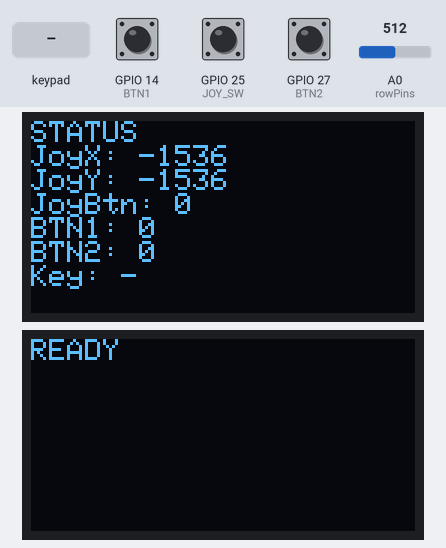
Simulated run of this sketch. Board: ESP8266 (NodeMCU). On the bench: 2 × 128×64 one-colour display. Inputs (shaded band) come from the test bench; at power-on: GPIO 14 (BTN1) HIGH, A0 (rowPins) = 512, GPIO 25 (JOY_SW) HIGH, GPIO 27 (BTN2) HIGH. Random numbers use the default seed unless the sketch sets one. At 4.6 s the program restarts the board; the recording ends there.

Above: at 2.1 s.
2.2 s: key 'A' pressed
At 2.39 s:
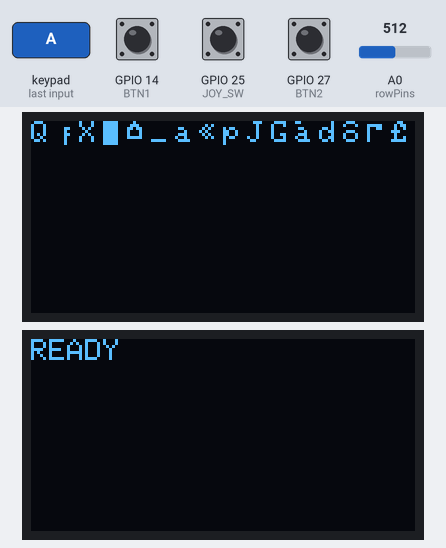
At 3.02 s:
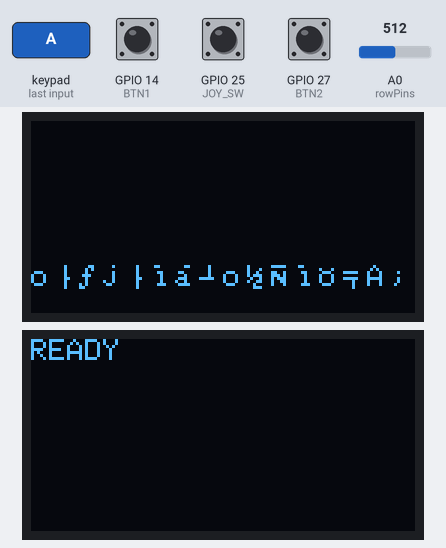
4.6 s: key '0' pressed
Timing chart, 0 to 4.6 s (numbered marks = the images above; inputs shaded):
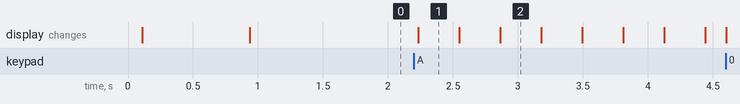

Measured:
- after the input at 2.2 s, the display: changes at once (image 1)
- after the input at 4.6 s, every drawn part: stays the same

The sketch:

Buddy-V1.0.ino
```cpp
#include <Arduino.h>
#include <Wire.h>
#include <WiFi.h>
#include <Adafruit_GFX.h>
#include <Adafruit_SSD1306.h>
#include <Keypad.h>
#include <IRremoteESP8266.h>
#include <IRsend.h>

// ----------------------------------------------------
//  PIN-DEFINITIONEN
// ----------------------------------------------------

// OLED rechts (Info)
#define OLED_R_SDA 13
#define OLED_R_SCL 15
#define OLED_R_ADDR 0x3C

// OLED links (frei für spätere UI)
#define OLED_L_SDA 21
#define OLED_L_SCL 22
#define OLED_L_ADDR 0x3C

// Joystick
#define JOY_X 32
#define JOY_Y 33
#define JOY_SW 25
#define DEADZONE 500

// Buttons
#define BTN1 14
#define BTN2 27

// Buzzer
#define BUZZER 23

// IR-Sender
#define IR_PIN 2
IRsend irsend(IR_PIN);

// Seeed Ultrasonic Ranger v3.0 (ein SIG-Pin)
#define US_SIG 3

bool boxesFilled = !true;

bool aiEyes = false;

float eyeX = 0;
float eyeY = 0;

float targetX = 0;
float targetY = 0;

unsigned long nextTargetTime = 0;

bool matrixMode = false;

const int matrixCols = 16;   // 128px / 8px pro Zeichen
int matrixY[matrixCols];

char currentMode = currentMode;

// ----------------------------------------------------
//  OLED-OBJEKTE
// ----------------------------------------------------

TwoWire I2CR = TwoWire(0);
TwoWire I2CL = TwoWire(1);

Adafruit_SSD1306 dispR(128, 64, &I2CR, -1);
Adafruit_SSD1306 dispL(128, 64, &I2CL, -1);

// ----------------------------------------------------
//  KEYPAD
// ----------------------------------------------------

byte rowPins[4] = {4, 16, 17, 5};
byte colPins[4] = {18, 19, 26, 12};

char keys[4][4] = {
  {'1','2','3','A'},
  {'4','5','6','B'},
  {'7','8','9','C'},
  {'*','0','#','D'}
};

Keypad keypad = Keypad(makeKeymap(keys), rowPins, colPins, 4, 4);

static const uint8_t image_data_Saraarray[1024] PROGMEM = {
    0x00,0x0b,0x40,0x00,0x00,0x40,0x00,0x00,0x00,0x00,0x00,0x00,0x00,0x00,0x00,0x40
,0x00,0x0a,0x40,0x80,0x0b,0x01,0x00,0x07,0x80,0x1f,0x80,0x10,0x00,0x20,0x00,0x00
,0x00,0x00,0x00,0x00,0x00,0x00,0x00,0x00,0x00,0x00,0x00,0x00,0x00,0x00,0x00,0x00
,0x00,0x01,0x00,0x03,0x00,0x11,0x00,0x31,0x00,0x31,0x80,0x1a,0x00,0x00,0x40,0x00
,0x40,0x40,0x80,0x40,0x80,0x20,0x00,0x00,0x40,0x00,0x40,0x02,0x00,0x00,0x00,0x14
,0x80,0x40,0x80,0x01,0x00,0x08,0x40,0x22,0xc0,0x26,0x80,0x1c,0x80,0x09,0x80,0x01
,0x00,0x61,0x00,0x76,0x00,0x7e,0x00,0x7e,0x00,0x3c,0x00,0x38,0x00,0x30,0x00,0x01
,0x00,0x01,0x00,0x00,0x00,0x22,0x00,0x3e,0x00,0x1c,0x00,0x00,0x00,0x00,0x00,0x00
,0x00,0x00,0x00,0x00,0x00,0x01,0x00,0x00,0x00,0x00,0x00,0x02,0x00,0x00,0x00,0x04
,0x00,0x08,0x00,0x48,0x00,0x30,0x00
};

// ----------------------------------------------------
//  ULTRASONIC MESSUNG (Seeed v3.0, 1-Pin SIG)
// ----------------------------------------------------

float measureUltrasonic() {
  // Trigger senden
  pinMode(US_SIG, OUTPUT);
  digitalWrite(US_SIG, LOW);
  delayMicroseconds(2);
  digitalWrite(US_SIG, HIGH);
  delayMicroseconds(10);
  digitalWrite(US_SIG, LOW);

  // Echo empfangen
  pinMode(US_SIG, INPUT);
  long duration = pulseIn(US_SIG, HIGH, 30000);

  if (duration == 0) return -1; // kein Echo
  return duration * 0.0343 / 2.0; // cm
}

// ----------------------------------------------------
//  SETUP
// ----------------------------------------------------

void setup() {
  Serial.begin(115200);

  pinMode(JOY_SW, INPUT_PULLUP);
  pinMode(BTN1, INPUT_PULLUP);
  pinMode(BTN2, INPUT_PULLUP);
  pinMode(BUZZER, OUTPUT);

  irsend.begin();

  // OLED rechts
  I2CR.begin(OLED_R_SDA, OLED_R_SCL);
  dispR.begin(SSD1306_SWITCHCAPVCC, OLED_R_ADDR);

  // OLED links
  I2CL.begin(OLED_L_SDA, OLED_L_SCL);
  dispL.begin(SSD1306_SWITCHCAPVCC, OLED_L_ADDR);

  // Startbildschirme
  dispR.clearDisplay();
  dispR.setTextSize(1);
  dispR.setTextColor(SSD1306_WHITE);
  dispR.setCursor(0,0);
  dispR.println("BAG-BUDDY START");
  dispR.display();

  dispL.clearDisplay();
  dispL.setTextSize(1);
  dispL.setTextColor(SSD1306_WHITE);
  dispL.setCursor(0,0);
  dispL.println("READY");
  dispL.display();
  delay(800);
}

// ----------------------------------------------------
//  LOOP
// ----------------------------------------------------

void loop() {

  // ------------------- Joystick -------------------
  int rawX = analogRead(JOY_X) - 2048;
  int rawY = analogRead(JOY_Y) - 2048;

  int joyX = (abs(rawX) < DEADZONE) ? 0 : rawX;
  int joyY = (abs(rawY) < DEADZONE) ? 0 : rawY;
  bool joyBtn = !digitalRead(JOY_SW);

  // ------------------- Buttons -------------------
  bool b1 = !digitalRead(BTN1);
  bool b2 = !digitalRead(BTN2);

  // ------------------- Keypad -------------------
  char key = keypad.getKey();

  // ---------------- Reset - mit - 0 ------------------

  if (key == '0') {
    ESP.restart();
  }

  // ------------------- Matrix Mode -------------------

  if (key == 'A') matrixMode = true;
  if (key == 'B') matrixMode = false;

  if (matrixMode) {
    dispR.clearDisplay();
    dispR.setTextSize(1);
    dispR.setTextColor(SSD1306_WHITE);

    for (int col = 0; col < matrixCols; col++) {

        char c = char(random(55, 228));

        int x = col * 8;
        int y = matrixY[col];

        dispR.setCursor(x, y);
        dispR.write(c);

        matrixY[col] += 2;

        if (matrixY[col] > 64) {
            matrixY[col] = random(-20, 0);
        }
    }

    dispR.display();
    return;
  }

  else {
    // ------------------- OLED rechts: Statusanzeige -------------------
    dispR.clearDisplay();
    dispR.setCursor(0,0);
    dispR.println("STATUS");

    dispR.print("JoyX: "); dispR.println(joyX);
    dispR.print("JoyY: "); dispR.println(joyY);
    dispR.print("JoyBtn: "); dispR.println(joyBtn);

    dispR.print("BTN1: "); dispR.println(b1);
    dispR.print("BTN2: "); dispR.println(b2);

    dispR.print("Key: "); dispR.println(key ? key : '-');

    dispR.display();
  }

  // ------------------- Buzzer Beispiel -------------------

  if (b1) {
    // tone(BUZZER, 1500);
    boxesFilled = true;   // Zustand merken
  }
  else if (b2) {
    // tone(BUZZER, 800);
    boxesFilled = false;  // Zustand zurücksetzen
  }
  else {
    noTone(BUZZER);
  }

  // ------------------- OLED rechts: Statusanzeige -------------------
  dispR.clearDisplay();
  dispR.setCursor(0,0);
  dispR.println("STATUS");

  dispR.print("JoyX: "); dispR.println(joyX);
  dispR.print("JoyY: "); dispR.println(joyY);
  dispR.print("JoyBtn: "); dispR.println(joyBtn);

  dispR.print("BTN1: "); dispR.println(b1);
  dispR.print("BTN2: "); dispR.println(b2);

  dispR.print("Key: "); dispR.println(key ? key : '-');

  dispR.display();


  // ------------------- OLED Links --------------
  // ------------------- MOODS (stehen bleiben!) -------------------

  if(key == '4') currentMode = '4';
  else if(key == '5') currentMode = '5';
  else if(key == '6') currentMode = '6';
  else if(key == '7') currentMode = '7';
  else if(key == '8') currentMode = 'default';

  else if (currentMode == '4') {
    // HAPPY
    dispL.clearDisplay();

    dispL.drawCircle(32, 28, 14, WHITE);
    dispL.fillCircle(32, 28, 6, WHITE);

    dispL.drawCircle(96, 28, 14, WHITE);
    dispL.fillCircle(96, 28, 6, WHITE);

    dispL.drawLine(44, 55, 84, 55, WHITE); // Smile

    dispL.display();
  }

  else if (key == '5') {
    // ANGRY
    dispL.clearDisplay();

    dispL.drawLine(14, 18, 50, 32, WHITE);   // linke Braue
    dispL.drawLine(78, 32, 114, 18, WHITE);  // rechte Braue

    dispL.drawCircle(32, 42, 14, WHITE);
    dispL.fillCircle(32, 42, 6, WHITE);

    dispL.drawCircle(96, 42, 14, WHITE);
    dispL.fillCircle(96, 42, 6, WHITE);

    dispL.display();
  }

  else if (key == '6') {
    // SLEEPY / BLINK
    dispL.clearDisplay();

    dispL.drawLine(18, 32, 46, 32, WHITE);
    dispL.drawLine(86, 32, 114, 32, WHITE);

    dispL.display();
  }

  else if (key == '7') {
    // SAD
    dispL.clearDisplay();

    dispL.drawCircle(32, 32, 14, WHITE);
    dispL.fillCircle(32, 32, 6, WHITE);

    dispL.drawCircle(96, 32, 14, WHITE);
    dispL.fillCircle(96, 32, 6, WHITE);

    dispL.drawLine(44, 62, 84, 62, WHITE); // trauriger Mund

    dispL.display();
  }

  else if (currentMode == 'default') {

    for (int i = 0; i < matrixCols; i++) {
      matrixY[i] = random(-64, 0);
    }

    dispL.display();
    dispL.clearDisplay();

    if (millis() > nextTargetTime) {
      targetX = random(-10, 15);   // horizontale Bewegung
      targetY = random(-10, 13);   // vertikale Bewegung
      nextTargetTime = millis() + random(500, 900);
    }

    // Smooth Bewegung Richtung Ziel
    eyeX += (targetX - eyeX) * 0.30;
    eyeY += (targetY - eyeY) * 0.30;

    // Augen zeichnen
    dispL.fillRoundRect(10 + eyeX, 5 + eyeY, 40, 40, 4, WHITE);   // links
    dispL.fillRoundRect(88 + eyeX, 5 + eyeY, 40, 40, 4, WHITE);   // rechts

    dispL.display();
  }
}
```
